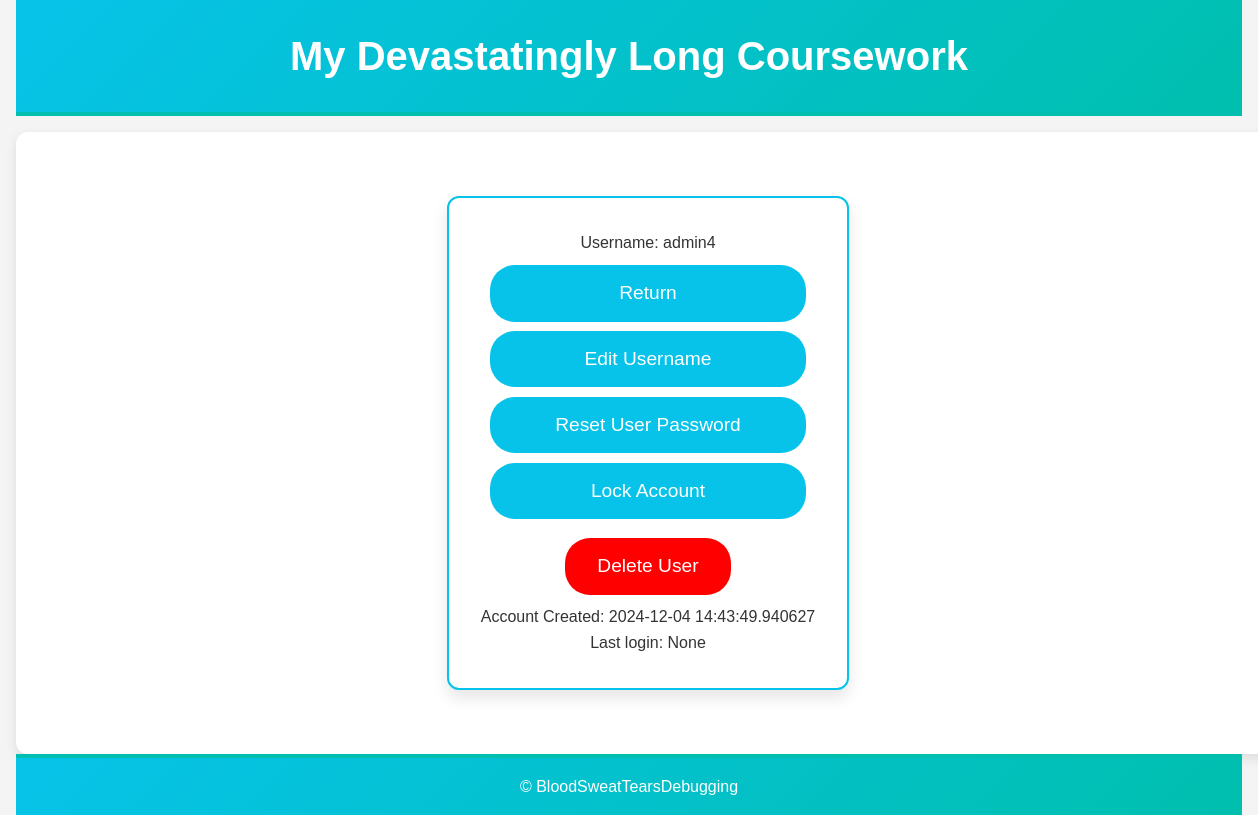
The app's page /adminUserManagement/admin4 (signed in) with its own data.
### gmail_app.py (models this page shows)
class baseDatabaseModel(db.Model):
    __abstract__ = True
    createdAt = db.Column(db.DateTime, default=datetime.now)
    updatedAt = db.Column(db.DateTime, default=datetime.now, onupdate=datetime.now)

class User(baseDatabaseModel, UserMixin):
    id = db.Column(db.Integer, primary_key=True)
    username = db.Column(db.String(20), nullable=False, unique=True)
    password = db.Column(db.String(80), nullable=False)
    credentials = db.Column(encryptedType, nullable=True)
    emailsLoaded = db.Column(db.DateTime, nullable=True)
    emails = db.relationship('Email', back_populates='user', cascade='all, delete-orphan')
    securityQuestion = db.Column(db.String(50), nullable=True)
    securityAnswer = db.Column(db.String(120), nullable=True)
    passwordAttempts = db.Column(db.Integer, nullable=False, default=0)
    locked = db.Column(db.Boolean, nullable=False, default=False)
    type = db.Column(db.Integer, nullable=False)
    lastLogin = db.Column(db.DateTime, nullable=True)

### gmail_app.py (the view)
@app.route('/adminUserManagement/<username>', methods=['GET', 'POST'])
@login_required
def adminUserManagementUser(username):
    user = User.query.filter_by(username=username).first()
    return render_template('adminUserManagementUser.html', user=user)

### gmail_app.py (called while the page is built)
@login_manager.user_loader
def load_user(user_id):
    return User.query.get(int(user_id))

    def process_result_value(self, value, dialect):
        if value is not None:
            value = self.fernet.decrypt(value.encode()).decode()
        return value

### templates/adminUserManagementUser.html (shortened to what this page needs)
{% extends 'base.html' %}
{% block content %}
<div id="usernameBox" class="box">
    <p>Username: {{ user.username }}</p>
    <a href="{{ url_for('adminUserManagement') }}" class="home-button">Return</a>
    <a href="{{ url_for('editUsername', username=user.username) }}" class="home-button">Edit Username</a>
    <a href="{{ url_for('resetUserPassword', username=user.username) }}" class="home-button">Reset User Password</a>
    {% if not user.locked %}
    <a href="{{ url_for('lock', username=user.username) }}" class="home-button">Lock Account</a>
    {% endif %}
    <a href="{{ url_for('deleteUser', username=user.username) }}" class="home-button" id="Delete" onclick="return confirmDelete()">Delete User</a>
    <p>Account Created: {{ user.createdAt }}</p>
    <p>Last login: {{ user.lastLogin }}</p>
</div>
{% endblock %}

### static/style.css (style rules this page uses)
body, h1, h2, h3, p, ul, li, a { margin: 0; padding: 0; list-style: none; text-decoration: none; color: inherit; }
body { font-family: 'Arial', sans-serif; line-height: 1.6; background-color: #f4f4f4; color: #333; display: flex; flex-direction: column; min-height: 100vh; padding: 0 1rem; }
.box { background-color: #ffffff; border-radius: 12px; box-shadow: 0 8px 16px rgba(0, 0, 0, 0.1); padding: 2rem; text-align: center; border: 2px solid #07c3e9; max-width: 100%; overflow: hidden; }
.home-button { background-color: #07c3e9; color: #fff; border: none; border-radius: 25px; padding: 0.8rem 2rem; font-size: 1.2rem; margin: 0.6rem; cursor: pointer; transition: background-color 0.3s ease, transform 0.3s ease; }
a { color: #07c3e9; text-decoration: none; font-size: 1rem; margin-top: 1rem; display: block; }
#Delete { background-color: red; display: inline-block; }

### records on screen
User: username "admin4", createdAt "2024-12-04 14:43:49.940627", lastLogin "None"
